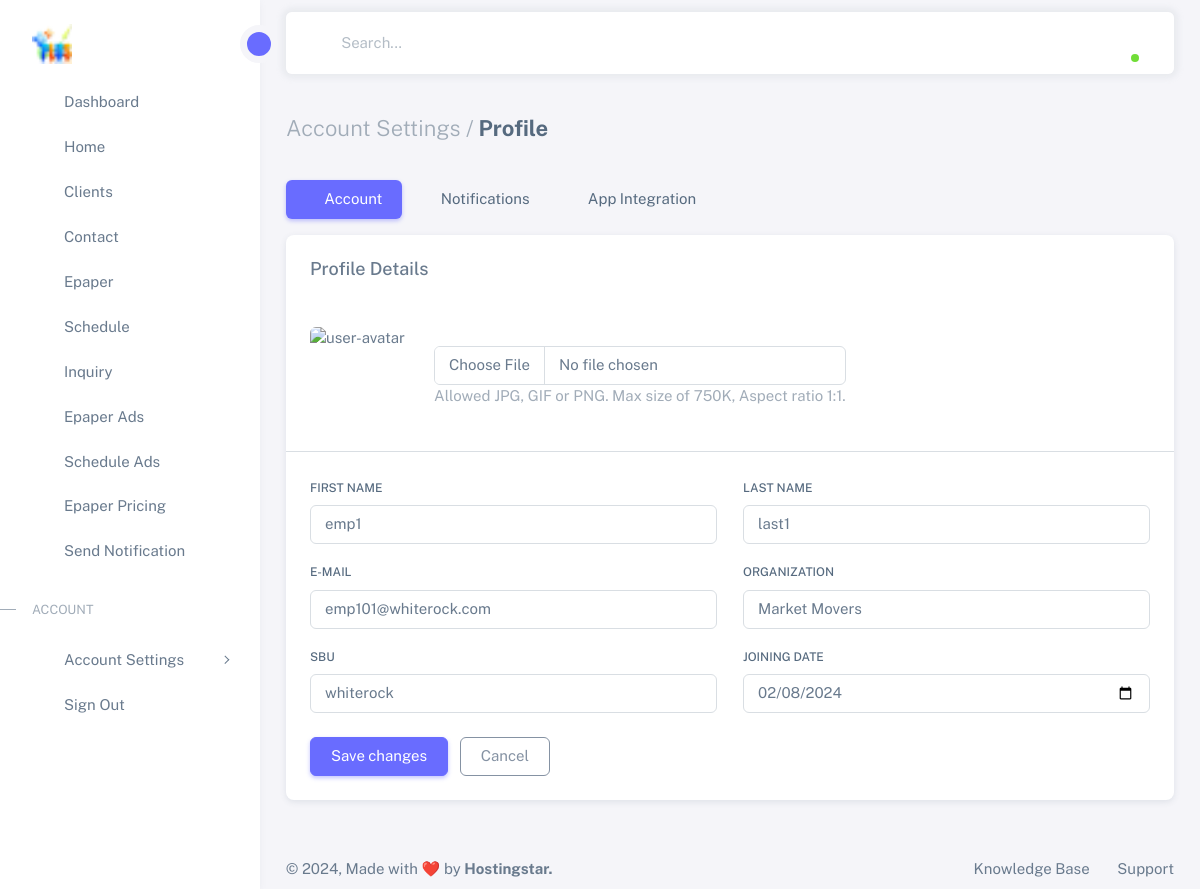
The page /owner/account_settings/ (signed in) on the database its author committed.
### owner/models.py (models this page shows, shortened)
class CustomUser(AbstractUser):
    profile_pic = models.ImageField(upload_to='assets/img/avatars', null=True, blank=True, max_length=255, help_text="Max size: 320 x 320 px, Max file size: 750KB")
    first_name = models.CharField(max_length=30, blank=True)
    last_name = models.CharField(max_length=30, blank=True)
    email = models.EmailField(unique=True)
    company = models.ForeignKey(Company, on_delete=models.CASCADE, related_name='users', null=True, blank=True)
    sbu_units = models.ForeignKey(SBU, on_delete=models.SET_NULL, null=True, blank=True, related_name='sbu_units')
    is_owner = models.BooleanField(default=False)
    is_hr = models.BooleanField(default=False)
    is_manager = models.BooleanField(default=False)
    is_team_leader = models.BooleanField(default=False)
    is_employee = models.BooleanField(default=False)
    manager = models.ForeignKey('self', on_delete=models.SET_NULL, null=True, blank=True, related_name='managed_team_leaders')
    team_leader = models.ForeignKey('self', on_delete=models.SET_NULL, null=True, blank=True, related_name='managed_team_members')
    joining_date = models.DateField(null=True, blank=True, help_text="Date format: YYYY-MM-DD")
    def get_user_role(self):
        roles = []
        if self.is_owner:
            roles.append("Owner")
        if self.is_hr:
            roles.append("HR")
        if self.is_manager:
            roles.append("Manager")
        if self.is_team_leader:
            roles.append("Team Leader")
        if self.is_employee:
            roles.append("Employee")
        return ', '.join(roles)

### owner/views.py (the view)
# urls.py: path('account_settings/', account_settings_view, name='account_settings'),
@login_required()
def account_settings_view(request):
    user = get_object_or_404(CustomUser, id=request.user.id)
    if request.method == 'POST':
        form = ProfileForm(request.POST, request.FILES, instance=user)
        if form.is_valid():
            form.save()
            messages.success(request, 'Profile updated successfully!')
            return redirect('owner:account_settings')
        else:
            print(form.errors)  # Add this line for debugging
            messages.error(request, 'Error updating profile. Please check the form.')
    else:
        form = ProfileForm(instance=user)
        form.fields['company'].queryset = Company.objects.filter(id=user.company.id)
        form.fields['sbu_units'].queryset = SBU.objects.filter(company=user.company)
    return render(request, 'owner/account_settings.html', {'form': form})

### owner/forms.py (shortened to what this page needs)
class ProfileForm(forms.ModelForm):
    class Meta:
        model = CustomUser
        fields = ['profile_pic', 'first_name', 'last_name', 'email', 'company', 'sbu_units', 'joining_date']
        widgets = {
            'profile_pic': forms.ClearableFileInput(attrs={'class': 'form-control'}),
            'first_name': forms.TextInput(attrs={'class': 'form-control'}),
            'last_name': forms.TextInput(attrs={'class': 'form-control'}),
            'email': forms.EmailInput(attrs={'class': 'form-control'}),
            'company': forms.Select(attrs={'class': 'form-control'}),
            'sbu_units': forms.Select(attrs={'class': 'form-control'}),
            'joining_date': DateInput(attrs={'type': 'date', 'class': 'form-control'}),
        }

### owner/models.py (called while the page is built)
    def __str__(self):
        return self.name

    def __str__(self):
        return str(self.name)

### owner/templates/owner/account_settings.html (shortened to what this page needs)
{% extends 'owner/base.html' %}
{% load static %}
{% block content %}
<div class="layout-wrapper layout-content-navbar">
      <div class="layout-container">
        <aside id="layout-menu" class="layout-menu menu-vertical menu bg-menu-theme">
       {% include 'owner/sidebar.html' %}
        </aside>
        <div class="layout-page">
          {% include 'owner/navbar-owner.html' %}
          {% include 'owner/profile.html' %}
            {% include 'owner/footer-owner.html' %}
          </div>
        </div>
      </div>
{% endblock %}

### owner/templates/owner/profile.html (shortened to what this page needs)
{% load static %}
<div class="content-wrapper">
  <div class="container-xxl flex-grow-1 container-p-y">
    <h4 class="fw-bold py-3 mb-4">
      <span class="text-muted fw-light">Account Settings /</span> Profile
    </h4>
    <div class="row">
      <div class="col-md-12"> {% include 'owner/a_s_btn_nav.html' %} <div class="card mb-4">
          <h5 class="card-header">Profile Details</h5>
          <form id="formAccountSettings" method="post" enctype="multipart/form-data">
              <div class="card-body">
                  <div class="d-flex align-items-start align-items-sm-center gap-4">
                      <img src="{% if user.profile_pic %}{{ user.profile_pic.url }}{% else %}{% static 'assets/img/avatars/1.png' %}{% endif %}" alt="user-avatar" class="d-block rounded" height="100" width="100" id="uploadedAvatar" />
                          <label for="{{ form.profile_pic.id_for_label }}" class="account-file-input" tabindex="0">
                              {{ form.profile_pic }}
                              <p class="text-muted mb-0">Allowed JPG, GIF or PNG. Max size of 750K, Aspect ratio 1:1.</p>
                          </label>
                  </div>
              </div>
              <hr class="my-0" />
              <div class="card-body">
                  <div class="row">
                      <div class="mb-3 col-md-6">
                          <label for="{{ form.first_name.id_for_label }}" class="form-label">First Name</label>
                          {{ form.first_name }}
                      </div>
                      <div class="mb-3 col-md-6">
                          <label for="{{ form.last_name.id_for_label }}" class="form-label">Last Name</label>
                          {{ form.last_name }}
                      </div>
                      <div class="mb-3 col-md-6">
                          <label for="{{ form.email.id_for_label }}" class="form-label">E-mail</label>
                          {{ form.email }}
                      </div>
                      <div class="mb-3 col-md-6">
                          <label for="{{ form.company.id_for_label }}" class="form-label">Organization</label>
                          {{ form.company }}
                      </div>
                      <div class="mb-3 col-md-6">
                            <label for="{{ form.sbu_units.id_for_label }}" class="form-label">SBU</label>
                            {{ form.sbu_units }}
                      </div>
                      <div class="mb-3 col-md-6">
                          <label for="{{ form.joining_date.id_for_label }}" class="form-label">Joining Date</label>
                          {{ form.joining_date }}
                      </div>
                  </div>
                  <div class="mt-2">
                      <button type="submit" class="btn btn-primary me-2">Save changes</button>
                      <button type="reset" class="btn btn-outline-secondary">Cancel</button>
                  </div>
              </div>
          </form>
        </div>
      </div>
    </div>
  </div>
</div>

### rows shown on the page
CustomUser: first_name "emp1", last_name "last1", email "emp101@whiterock.com", company "Market Movers", sbu_units "whiterock", joining_date "02/08/2024"
